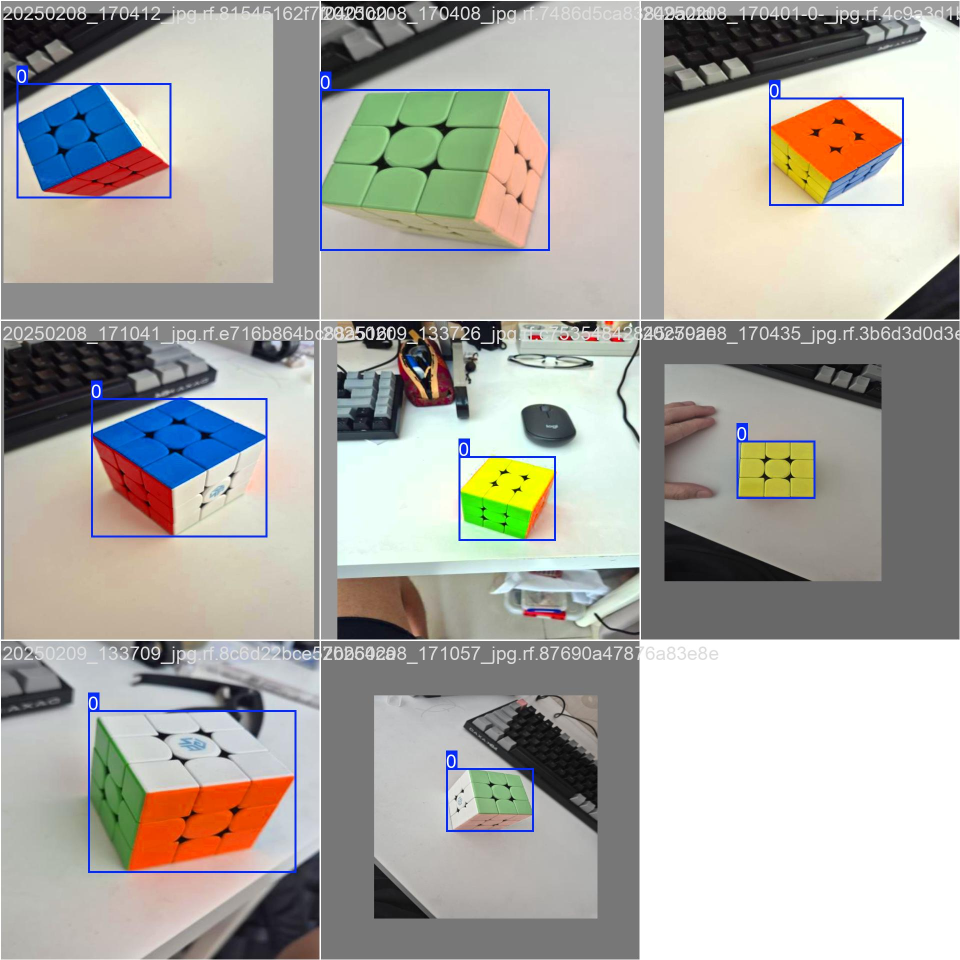
#> input picture Sensors/Computer Vision/yolov8n_rubix11/train_batch0.jpg, 1920 x 1920 px, given in place of the camera (shown at 1/2 size)
$ python conerdetection.py
#> lines starting #> are read from the running program, lines starting #| are printed output that depends on the picture; after the words box and inside, x2 and y2 are one past the last pixel; in counts of white or black regions, pixels touching at a corner belong together
import cv2
import time

global ptime

def process_frame(frame, last_position):
    # Convert to grayscale
    gray = cv2.cvtColor(frame, cv2.COLOR_BGR2GRAY)

    # Apply Gaussian Blur to reduce noise
    blurred = cv2.GaussianBlur(gray,(5,7),0)

    # Apply Canny edge detection
    edges = cv2.Canny(blurred, 30, 90)

    # Find contours
    contours, _ = cv2.findContours(edges, cv2.RETR_EXTERNAL, cv2.CHAIN_APPROX_SIMPLE)
    largest_contour = max(contours, key=cv2.contourArea, default=None)

    if largest_contour is not None and cv2.contourArea(largest_contour) > 1000:  # Filter small artifacts
        epsilon = 0.02 * cv2.arcLength(largest_contour, True)
        approx = cv2.approxPolyDP(largest_contour, epsilon, True)

        if len(approx) == 4:  # Ensure the detected shape has four corners (like a frame)
            last_position = approx

        if (last_position is not None):
            for point in last_position:
                x, y = point.ravel()
                cv2.circle(frame, (x, y), 5, (0, 0, 255), -1)

        # Get the center of the contour
        M = cv2.moments(approx)
        if M["m00"] != 0:
            cx = int(M["m10"] / M["m00"])
            cy = int(M["m01"] / M["m00"])

            # Calculate the error (offset) from the center of the frame
            offsetx = 320 - cx
            offsety = 240 - cy

            # Draw the center of the contour and the line to the center of the frame
            cv2.drawMarker(frame, (cx, cy), (255, 255, 255), cv2.MARKER_CROSS, 5, 3)
            cv2.line(frame, (320, 240), (cx, cy), color=(255, 255, 255))

        # Show camera center (320, 240)
        cv2.drawMarker(frame, (320, 240), (255, 255, 255), cv2.MARKER_CROSS, 5, 3)

    #show fps

    ctime = time.time()
    fps = 1/(ctime-ptime)
    ptime = ctime
    cv2.putText(frame, f"FPS : {int(fps)}", (0,20) , cv2.FONT_HERSHEY_PLAIN, 1, (255,255,255), 2)

    return frame, last_position , edges

# Start video capture
cap = cv2.VideoCapture(0)  # Use 0 for the default camera
last_position = None

while True:
    ret, frame = cap.read()
#> frame is the input picture: shape (1920, 1920, 3); mean B, G, R 162.5, 169.1, 171.2
    frame = cv2.flip(frame, 1)  # Flip the frame horizontally (mirror)
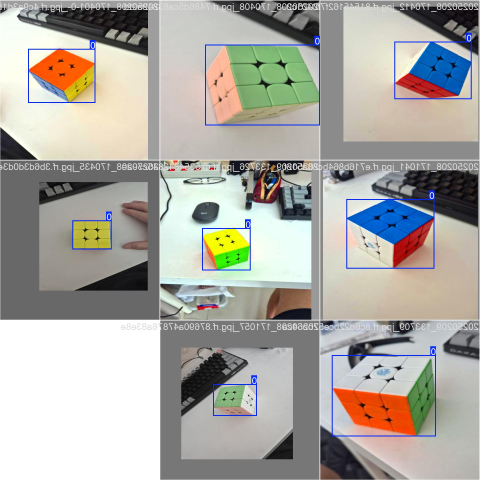
#> frame: shape (1920, 1920, 3) (shown at 1/4 size); mean B, G, R 162.5, 169.1, 171.2
    if not ret:
        break

    frame, last_position, before = process_frame(frame, last_position)
#> in process_frame, `gray = cv2.cvtColor(frame, cv2.COLOR_BGR2GRAY)`:
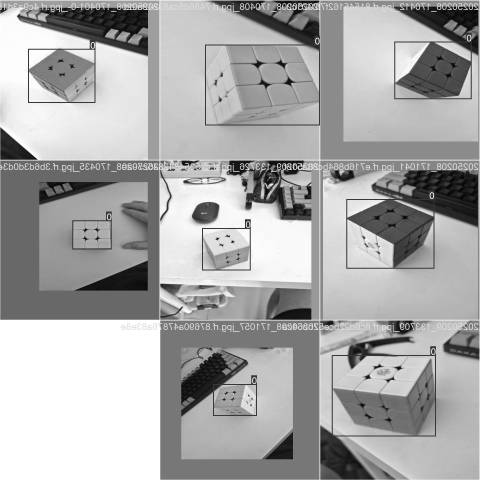
#> gray: shape (1920, 1920) (shown at 1/4 size); min 0, max 255, mean 169
#> in process_frame, `edges = cv2.Canny(blurred, 30, 90)`:
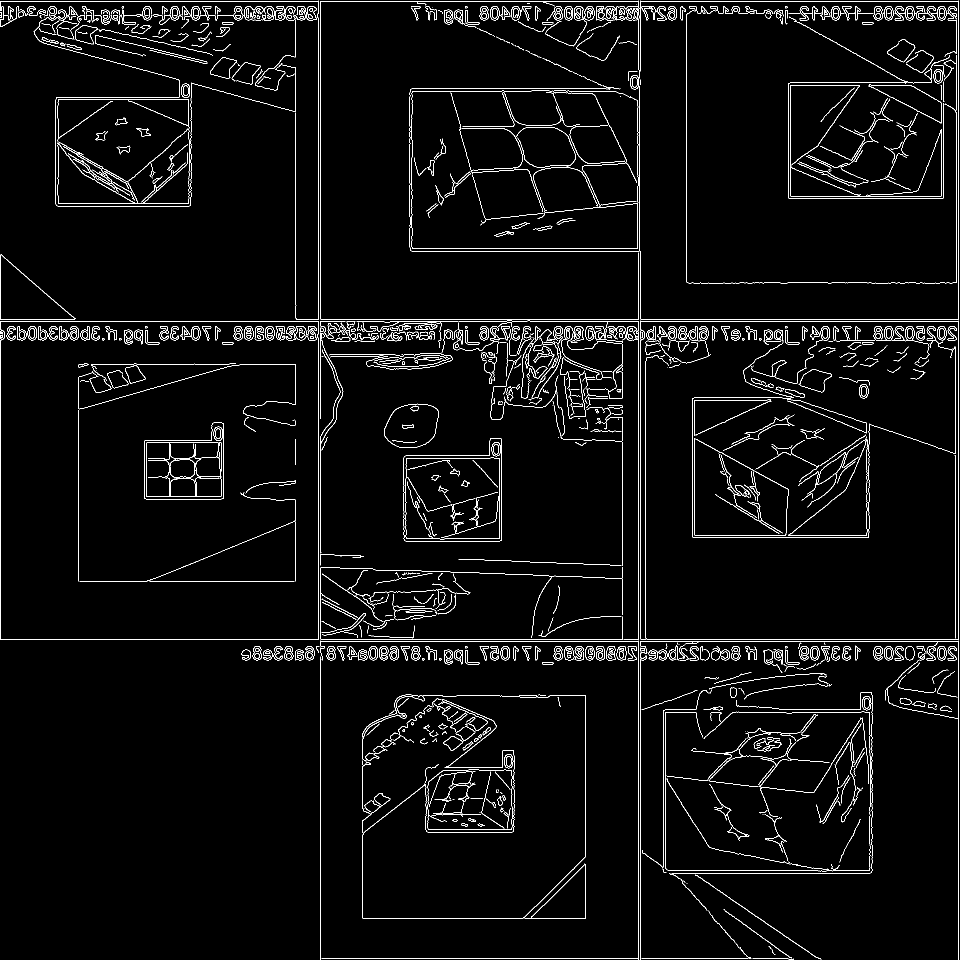
#> edges: shape (1920, 1920) (shown at 1/2 size); 3.3% white in thin lines or dots
#> in process_frame, `contours, _ = cv2.findContours(edges, cv2.RETR_EXTERNAL, cv2.CHAIN_APP..`: contours = 783 contours, 530 with area under 20; largest, box (x1, y1, x2, y2) and area: (0, 642, 638, 1280) 404970, (1281, 642, 1918, 1279) 404493, (823, 181, 1277, 498) 141960, (115, 198, 379, 408) 54452, (807, 876, 1004, 1083) 34298
#> in process_frame, `largest_contour = max(contours, key=cv2.contourArea, default=None)`: largest_contour = contour of 38 points, box (x1, y1, x2, y2) (0, 642, 638, 1280), area 404970
#> in process_frame, `epsilon = 0.02 * cv2.arcLength(largest_contour, True)`: epsilon = 51.2
#> in process_frame, `approx = cv2.approxPolyDP(largest_contour, epsilon, True)`: approx = [[0, 642], [0, 1278], [637, 1278], [637, 642]]
#> the loop in process_frame, `for point in last_position:` made 4 passes
#> in process_frame, `M = cv2.moments(approx)`: M = moments, m00 405132, centre m10/m00, m01/m00 = (318.5, 960)
#> in process_frame, `cx = int(M["m10"] / M["m00"])`: cx = 318
#> in process_frame, `cy = int(M["m01"] / M["m00"])`: cy = 960
#> in process_frame, `offsetx = 320 - cx`: offsetx = 2
#> in process_frame, `offsety = 240 - cy`: offsety = -720
#> (the run stopped early here; a loop or call above may not have finished)

$ run again, on Sensors/Computer Vision/yolov8n_rubix11/train_batch2.jpg
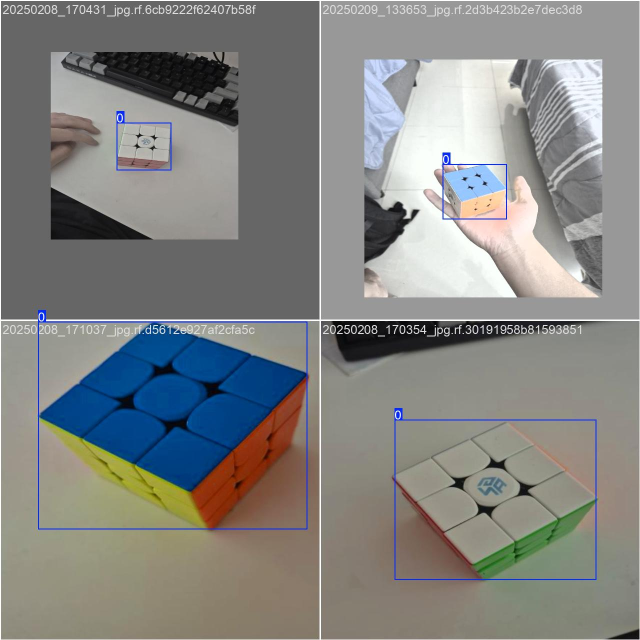
#> input picture Sensors/Computer Vision/yolov8n_rubix11/train_batch2.jpg, 1280 x 1280 px, given in place of the camera (shown at 1/2 size)
#> frame is the input picture: shape (1280, 1280, 3); mean B, G, R 130.6, 133.1, 132.2
#> in process_frame, `gray = cv2.cvtColor(frame, cv2.COLOR_BGR2GRAY)`:
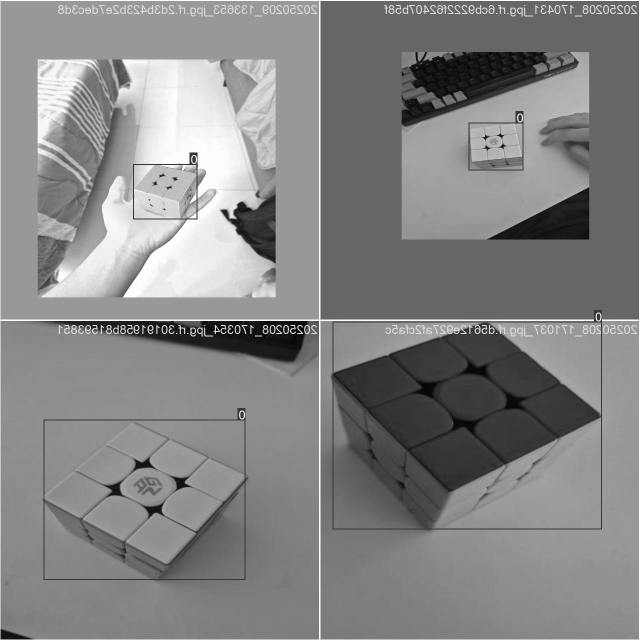
#> gray: shape (1280, 1280) (shown at 1/2 size); min 0, max 255, mean 132.5
#> in process_frame, `edges = cv2.Canny(blurred, 30, 90)`:
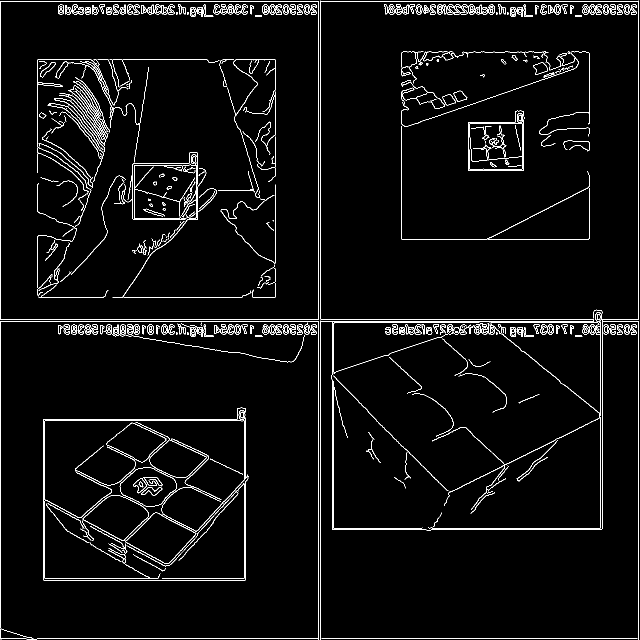
#> edges: shape (1280, 1280) (shown at 1/2 size); 3.5% white in thin lines or dots
#> contours = 79 contours, 30 with area under 20; largest, box (x1, y1, x2, y2) and area: (641, 2, 1278, 1280) 629767, (0, 2, 638, 639) 404497, (165, 990, 393, 1128) 15025, (150, 844, 443, 1013) 7060, (89, 820, 491, 1064) 476
#> largest_contour = contour of 34 points, box (x1, y1, x2, y2) (641, 2, 1278, 1280), area 629767
#> epsilon = 115
#> approx = contour of 9 points, box (x1, y1, x2, y2) (641, 2, 1278, 1280), area 627074
#> M = moments, m00 627073.5, centre m10/m00, m01/m00 = (943.5, 516)
#> cx = 943
#> cy = 515
#> offsetx = -623
#> offsety = -275
